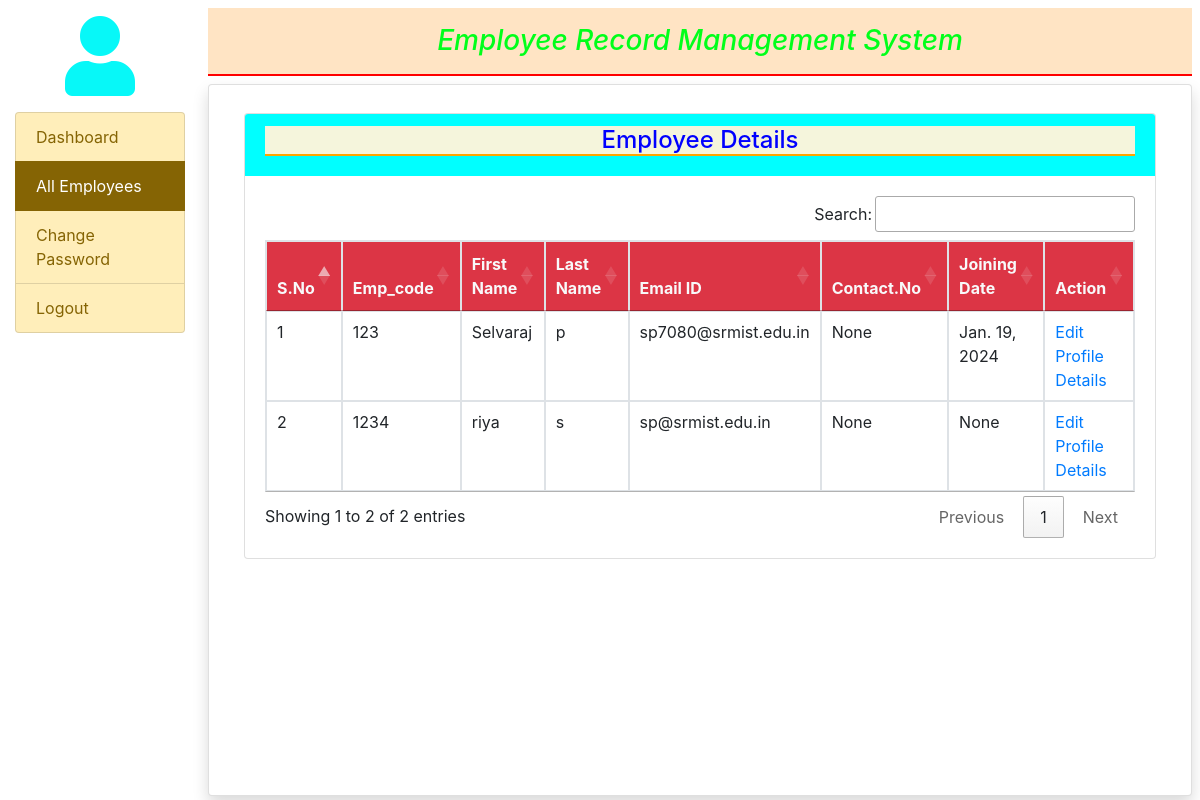
The app's page /all_employees/ (signed in), older data.
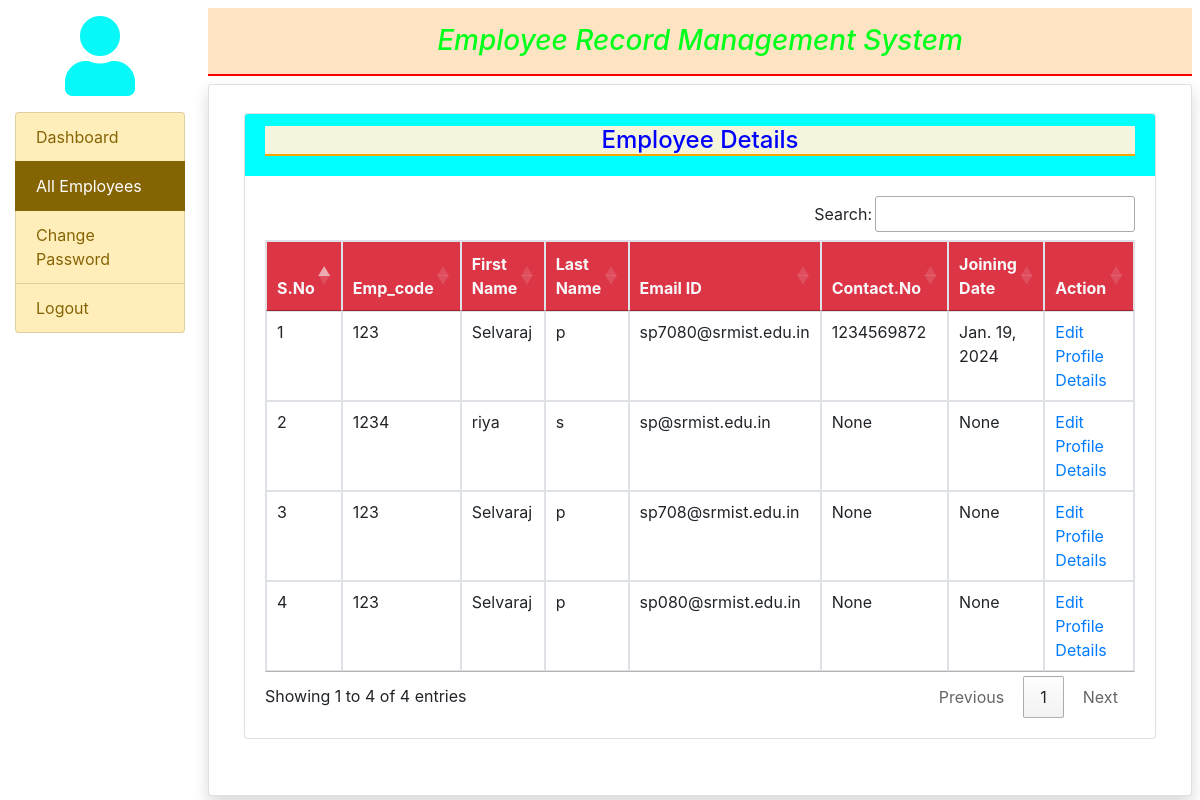
The same page, newer data.
### employee/models.py (models this page shows, shortened)
class EmployeeDetail(models.Model):
        user = models.ForeignKey(User ,on_delete=models.CASCADE) #we will store all the information about the userrs like first name last name and emailid in the user model..
        empcode =models.CharField(max_length=50) #null = true means its not important if u leave the table blank also it wont care
        empdept =models.CharField(max_length=100,null=True)
        designation =models.CharField(max_length=100,null=True)
        contact =models.CharField(max_length=15,null=True)
        gender =models.CharField(max_length=50,null=True)
        joiningdate =models.DateField(null=True)  #for date we use date field and wee dont need to assaign the size for it

### employee/views.py (the view)
# urls.py: path('all_employees/',all_employees,name="all_employees")
def all_employees(request):
    user=request.user
    if not request.user.is_authenticated:
        return redirect('admin_login')
    employee=EmployeeDetail.objects.all()
    return render(request,'all_employees.html',locals())

### employee/templates/all_employees.html (shortened to what this page needs)
{% extends 'admin_base.html' %}
{% block main %}
{% load static %}
<!DOCTYPE html>
<html lang="en">
<head>
    <link rel="stylesheet" href="https://stackpath.bootstrapcdn.com/bootstrap/4.5.2/css/bootstrap.min.css">
    <link rel="stylesheet" href="{% static 'css/mystyle.css' %}">
</head>
<body>
<div class="container mt-2">
    <div class="row justify-content-center">
        <div class="col-md-12">
            <div class="card">
                <div class="card-header">
                    <h4 class="text-center">Employee Details</h4>
                </div>
                <div class="card-body">
                    <table class="table table-bordered table-hover" id="example">
                        <thead class="text-light bg-danger">
                            <tr>
                                <th>S.No</th>
                                <th>Emp_code</th>
                                <th>First Name</th>
                                <th>Last Name</th>
                                <th>Email ID</th>
                                <th>Contact.No</th>
                                <th>Joining Date</th>
                                <th>Action</th>
                            </tr>
                        </thead>
                        <tbody>
                            {% for i in employee %}
                            <tr>
                                <td>{{ forloop.counter }}</td>
                                <td>{{ i.empcode }}</td>
                                <td>{{ i.user.first_name }}</td>
                                <td>{{ i.user.last_name }}</td>
                                <td>{{ i.user.username }}</td>
                                <td>{{ i.contact }}</td>
                                <td>{{ i.joiningdate  }}</td>
                                <td><a href="{% url 'profile' i.usernmae  %}" class="text-primary">Edit Profile Details</a>
                                </td>
                            </tr>
                            {% endfor %}
                        </tbody>
                    </table>
                </div>
            </div>
        </div>
    </div>
</div>
</body>
</html>
{% endblock %}

### employee/templates/admin_base.html (shortened to what this page needs)
{% load static %}
<!DOCTYPE html>
<html>
<head>
          <link rel="stylesheet" href="https://cdn.jsdelivr.net/npm/bootstrap@4.6.2/dist/css/bootstrap.min.css">
          <link rel="stylesheet" href="https://stackpath.bootstrapcdn.com/bootstrap/4.5.2/css/bootstrap.min.css">
          <link rel="stylesheet" href="{% static 'css/emp_base.css' %}">
          <link rel="stylesheet" href="https://use.fontawesome.com/releases/v5.7.0/css/all.css">
</head>
<body>
    <div class="container-fluid">
        <div class="row">
            <div class="col-sm-2 " >
                <div class="center">
                    <i class="fa fa-user fa-5x my-3 mx-5" style="color:#07f8f8;" aria-hidden="true"></i>
                </div>
                <div class="list-group" >
                    <a href="{% url 'admin_home' %}" class="list-group-item list-group-item-warning list-group-item-action {% if request.path == '/admin_home/' %} active {% endif %}">Dashboard</a>
                    <a href="{% url 'all_employees' %}" class="list-group-item list-group-item-warning list-group-item-action {% if request.path == '/all_employees/' %} active {% endif %}">All Employees</a>
                    <a href="{% url 'change_adminpassword' %}" class="list-group-item list-group-item-warning list-group-item-action {% if request.path == '/change_password/' %} active {% endif %}">Change Password</a>
                    <a href="{% url 'logout' %}" class="list-group-item list-group-item-warning list-group-item-action">Logout</a>
                </div>
            </div>
            <div class="col-sm-10 p-0">
                <div class="container-fluid p-2  ">
                    <h3 class="text-center p-3">Employee Record Management System</h3>
                    <div class="card shadow" style="min-height: 89vh;">
                        <div class="card-body">
                            {% block main %}{% endblock %}
                        </div>
                    </div>
                </div>
            </div>
        </div>
    </div>
</body>
<link rel="stylesheet" href="https://cdn.datatables.net/1.13.7/css/jquery.dataTables.min.css">
<link rel="stylesheet" href="https://cdn.datatables.net/buttons/2.4.2/css/buttons.dataTables.min.css">
</html>

### employee/static/css/emp_base.css (style rules this page uses)
.container-fluid h3 { color: rgb(0, 255, 26); background-color: bisque; font-style: oblique; border-bottom: 2px solid red; }
.center { text-align:center; width:100%; }
.container-fluid h4 { color: blue; background-color: beige; border-bottom: 2px solid orange; }

### employee/static/css/mystyle.css (style rules this page uses)
.card-header { color: rgb(4, 0, 122) !important; background-color: aqua; border-bottom: 10px; }

Row changes from the older to the newer data that the page shows:
changed EmployeeDetail "Jan. 19, 2024": contact "None" → "1234569872"
added EmployeeDetail: empcode "123", user.first_name "Selvaraj", user.last_name "p", user.username "sp708@srmist.edu.in", contact "None", joiningdate "None"
added EmployeeDetail: empcode "123", user.first_name "Selvaraj", user.last_name "p", user.username "sp080@srmist.edu.in", contact "None", joiningdate "None"
Text that changed along with them:
text written by a page script: "Search: Showing 1 to 2 of 2 entries Previous 1 Next" → "Search: Showing 1 to 4 of 4 entries Previous 1 Next"
